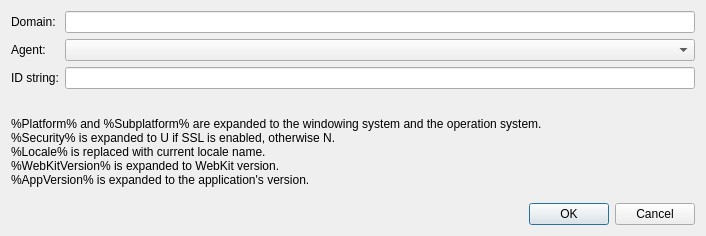
<?xml version="1.0" encoding="UTF-8"?>
<ui version="4.0">
 <class>Changer</class>
 <widget class="QDialog" name="Changer">
  <property name="geometry">
   <rect>
    <x>0</x>
    <y>0</y>
    <width>706</width>
    <height>236</height>
   </rect>
  </property>
  <property name="windowTitle">
   <string>Fake user agent</string>
  </property>
  <layout class="QVBoxLayout" name="verticalLayout">
   <item>
    <layout class="QFormLayout" name="formLayout">
     <property name="fieldGrowthPolicy">
      <enum>QFormLayout::AllNonFixedFieldsGrow</enum>
     </property>
     <item row="0" column="0">
      <widget class="QLabel" name="label">
       <property name="text">
        <string>Domain:</string>
       </property>
      </widget>
     </item>
     <item row="0" column="1">
      <widget class="QLineEdit" name="Domain_"/>
     </item>
     <item row="1" column="0">
      <widget class="QLabel" name="label_2">
       <property name="text">
        <string>Agent:</string>
       </property>
      </widget>
     </item>
     <item row="1" column="1">
      <widget class="QComboBox" name="Agent_"/>
     </item>
     <item row="2" column="0">
      <widget class="QLabel" name="label_3">
       <property name="text">
        <string>ID string:</string>
       </property>
      </widget>
     </item>
     <item row="2" column="1">
      <widget class="QLineEdit" name="IDString_"/>
     </item>
    </layout>
   </item>
   <item>
    <widget class="QLabel" name="label_4">
     <property name="text">
      <string>%Platform% and %Subplatform% are expanded to the windowing system and the operation system.
%Security% is expanded to U if SSL is enabled, otherwise N.
%Locale% is replaced with current locale name.
%WebKitVersion% is expanded to WebKit version.
%AppVersion% is expanded to the application's version.</string>
     </property>
    </widget>
   </item>
   <item>
    <widget class="QDialogButtonBox" name="ButtonBox_">
     <property name="orientation">
      <enum>Qt::Horizontal</enum>
     </property>
     <property name="standardButtons">
      <set>QDialogButtonBox::Cancel|QDialogButtonBox::Ok</set>
     </property>
    </widget>
   </item>
  </layout>
 </widget>
 <resources/>
 <connections>
  <connection>
   <sender>ButtonBox_</sender>
   <signal>accepted()</signal>
   <receiver>Changer</receiver>
   <slot>accept()</slot>
   <hints>
    <hint type="sourcelabel">
     <x>248</x>
     <y>254</y>
    </hint>
    <hint type="destinationlabel">
     <x>157</x>
     <y>274</y>
    </hint>
   </hints>
  </connection>
  <connection>
   <sender>ButtonBox_</sender>
   <signal>rejected()</signal>
   <receiver>Changer</receiver>
   <slot>reject()</slot>
   <hints>
    <hint type="sourcelabel">
     <x>316</x>
     <y>260</y>
    </hint>
    <hint type="destinationlabel">
     <x>286</x>
     <y>274</y>
    </hint>
   </hints>
  </connection>
 </connections>
</ui>
